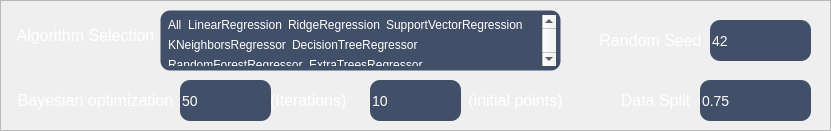
      <widget class="QFrame" name="frame_3">
       <property name="geometry">
        <rect>
         <x>20</x>
         <y>80</y>
         <width>831</width>
         <height>131</height>
        </rect>
       </property>
       <property name="styleSheet">
        <string notr="true">QFrame#frame_3 {
    background-color: #232936;
    border: 0px solid #4268a8;
    border-radius: 18px;
}</string>
       </property>
       <property name="frameShape">
        <enum>QFrame::Shape::StyledPanel</enum>
       </property>
       <property name="frameShadow">
        <enum>QFrame::Shadow::Raised</enum>
       </property>
       <widget class="QLabel" name="label_9">
        <property name="geometry">
         <rect>
          <x>0</x>
          <y>10</y>
          <width>171</width>
          <height>51</height>
         </rect>
        </property>
        <property name="font">
         <font>
          <family>Arial</family>
         </font>
        </property>
        <property name="styleSheet">
         <string notr="true">background:transparent;</string>
        </property>
        <property name="text">
         <string>&lt;html&gt;&lt;head/&gt;&lt;body&gt;&lt;p align=&quot;center&quot;&gt;&lt;span style=&quot; font-size:12pt; color:#ffffff;&quot;&gt;Algorithm Selection&lt;/span&gt;&lt;/p&gt;&lt;/body&gt;&lt;/html&gt;</string>
        </property>
       </widget>
       <widget class="QLabel" name="label_10">
        <property name="geometry">
         <rect>
          <x>0</x>
          <y>80</y>
          <width>191</width>
          <height>41</height>
         </rect>
        </property>
        <property name="font">
         <font>
          <family>Arial</family>
         </font>
        </property>
        <property name="styleSheet">
         <string notr="true">background:transparent;</string>
        </property>
        <property name="text">
         <string>&lt;html&gt;&lt;head/&gt;&lt;body&gt;&lt;p align=&quot;center&quot;&gt;&lt;span style=&quot; font-size:12pt; color:#ffffff;&quot;&gt;Bayesian optimization&lt;/span&gt;&lt;/p&gt;&lt;/body&gt;&lt;/html&gt;</string>
        </property>
       </widget>
       <widget class="QSpinBox" name="spn_ml_iterations">
        <property name="geometry">
         <rect>
          <x>180</x>
          <y>80</y>
          <width>91</width>
          <height>41</height>
         </rect>
        </property>
        <property name="styleSheet">
         <string notr="true">QSpinBox,
QDoubleSpinBox
{
	font: 12pt &quot;Arial&quot;;
    background-color: rgba(66, 79, 104, 1);
border: 0px solid #e2e4e8;
border-radius:10px;
font-size:14px;
color:;
	color: rgb(255, 255, 255);
padding-right:0px;
}
QSpinBox::up-button,
QDoubleSpinBox::up-button
{
subcontrol-origin: border;
subcontrol-position: top right;
border-radius:10px;
width: 25px;
height: 20px;
}

QSpinBox::down-button,
QDoubleSpinBox::down-button
{
subcontrol-origin: border;
subcontrol-position: bottom right;
border-radius:10px;
width: 25px;
height: 20px;
}

QSpinBox:hover,
QDoubleSpinBox:hover
{
	background-color: rgb(74, 88, 115); 
	border: 1px solid #3478e8;
}

QSpinBox:focus,
QDoubleSpinBox:focus
{
border:1px solid #3478e8;
}
QSpinBox:disabled,
QDoubleSpinBox:disabled
{
background-color:#f6f7f9;
color:#9498a0;
}

QSpinBox::up-arrow,
QDoubleSpinBox::up-arrow
{
image:url(:/icons/up_arrow.svg);
width:18px;
height:18px;

}

QSpinBox::down-arrow,
QDoubleSpinBox::down-arrow
{
image:url(:/icons/down_arrow.svg);
width:18px;
height:18px;
}

QSpinBox::up-button:hover,
QDoubleSpinBox::up-button:hover
{
background-color:rgb(37, 52, 81);
border-radius:10px;

}
QSpinBox::up-button:pressed,
QDoubleSpinBox::up-button:pressed
{
background-color:rgb(204, 204, 204);
border-radius:10px;

}
QSpinBox::up-button:disabled,
QDoubleSpinBox::up-button:disabled
{
background-color:transparent;
border-radius:10px;

}

QSpinBox::down-button:hover,
QDoubleSpinBox::down-button:hover
{
background-color:rgb(37, 52, 81);
border-radius:10px;

}
QSpinBox::down-button:pressed,
QDoubleSpinBox::down-button:pressed
{
background-color:rgb(204, 204, 204);
border-radius:10px;

}
QSpinBox::down-button:disabled,
QDoubleSpinBox::down-button:disabled
{
background-color:transparent;
border-radius:10px;

}
</string>
        </property>
        <property name="value">
         <number>50</number>
        </property>
       </widget>
       <widget class="QLabel" name="label_11">
        <property name="geometry">
         <rect>
          <x>270</x>
          <y>80</y>
          <width>81</width>
          <height>41</height>
         </rect>
        </property>
        <property name="font">
         <font>
          <family>Arial</family>
         </font>
        </property>
        <property name="styleSheet">
         <string notr="true">background:transparent;</string>
        </property>
        <property name="text">
         <string>&lt;html&gt;&lt;head/&gt;&lt;body&gt;&lt;p&gt;&lt;span style=&quot; font-size:12pt; color:#ffffff;&quot;&gt;(Iterations)&lt;/span&gt;&lt;/p&gt;&lt;/body&gt;&lt;/html&gt;</string>
        </property>
       </widget>
       <widget class="QLabel" name="label_12">
        <property name="geometry">
         <rect>
          <x>460</x>
          <y>80</y>
          <width>111</width>
          <height>41</height>
         </rect>
        </property>
        <property name="font">
         <font>
          <family>Arial</family>
         </font>
        </property>
        <property name="styleSheet">
         <string notr="true">background:transparent;</string>
        </property>
        <property name="text">
         <string>&lt;html&gt;&lt;head/&gt;&lt;body&gt;&lt;p align=&quot;center&quot;&gt;&lt;span style=&quot; font-size:12pt; color:#ffffff;&quot;&gt;(initial points)&lt;/span&gt;&lt;/p&gt;&lt;/body&gt;&lt;/html&gt;</string>
        </property>
       </widget>
       <widget class="QListWidget" name="lst_ml_algorithms">
        <property name="geometry">
         <rect>
          <x>160</x>
          <y>10</y>
          <width>401</width>
          <height>61</height>
         </rect>
        </property>
        <property name="sizePolicy">
         <sizepolicy hsizetype="Expanding" vsizetype="Fixed">
          <horstretch>0</horstretch>
          <verstretch>0</verstretch>
         </sizepolicy>
        </property>
        <property name="layoutDirection">
         <enum>Qt::LayoutDirection::LeftToRight</enum>
        </property>
        <property name="autoFillBackground">
         <bool>false</bool>
        </property>
        <property name="styleSheet">
         <string notr="true">QListWidget
{
	font: 12pt &quot;Arial&quot;;
	font-size: 12px;
	background-color: rgba(66, 79, 104, 1);
	border: 1px solid transparent;
	border-radius: 10px;
	color: rgb(255, 255, 255);
    padding: 4px;                    
	outline: none;                    
	selection-background-color: transparent; 
	selection-color: rgb(255, 255, 255);
}

QListWidget:hover
{
	border: 1px solid #3478e8;
}

QListWidget:focus
{
	border: 1px solid #3478e8;
}

QListWidget:disabled
{
	background-color: #f6f7f9;
	color: #9498a0;
	border: 1px solid transparent;
}

QListWidget::item
{
	background-color: transparent;
	color: rgb(255, 255, 255);
	border-radius: 6px;              
	padding: 0px 0px;
	margin: 0px 0px;
	min-height: 20px;
}

QListWidget::item:hover
{
	background-color: rgb(37, 52, 81);  
}

QListWidget::item:disabled
{
	color: #9498a0;
}

QListWidget::indicator
{
	width: 16px;
	height: 16px;
	border: 1px solid rgb(120, 138, 172);
	border-radius: 4px;
	background-color: rgba(66, 79, 104, 1);
}

QListWidget::indicator:hover
{
	border: 1px solid #3478e8;
	background-color: rgb(74, 88, 115);
}

QListWidget::indicator:checked
{
	border: 1px solid #3478e8;
	image: url(:/icons/check.svg);    
}

QListWidget::indicator:checked:hover
{
	background-color: #2d6ad4;
	border: 1px solid #2d6ad4;
}

QListWidget::indicator:checked:pressed
{
	background-color: #2159bd;
	border: 1px solid #2159bd;
}

QListWidget::indicator:disabled
{
	background-color: #f6f7f9;
	border: 1px solid #d0d3d8;
}

QListWidget QScrollBar:vertical {
    width: 10px;
    background: rgba(35, 41, 54, 0.35);
    border-radius: 4px;
    margin: 2px 0px;
}
QListWidget QScrollBar::handle:vertical {
    background: rgba(150, 165, 190, 0.55);
    border-radius: 4px;
    min-height: 28px;
    margin: 1px;
}
QListWidget QScrollBar::handle:vertical:hover {
    background: rgba(120, 170, 230, 0.85);
}
QListWidget QScrollBar::handle:vertical:pressed {
    background: rgba(70, 130, 210, 1.0);
}
QListWidget QScrollBar::sub-line:vertical,
QListWidget QScrollBar::add-line:vertical {
    height: 0px;
    background: none;
}
QListWidget QScrollBar::sub-page:vertical,
QListWidget QScrollBar::add-page:vertical {
    background: none;
}

QListWidget QScrollBar:horizontal {
    height: 10px;
    background: rgba(35, 41, 54, 0.35);
    border-radius: 4px;
    margin: 0px 2px;
}
QListWidget QScrollBar::handle:horizontal {
    background: rgba(150, 165, 190, 0.55);
    border-radius: 4px;
    min-width: 28px;
    margin: 1px;
}
QListWidget QScrollBar::handle:horizontal:hover {
    background: rgba(120, 170, 230, 0.85);
}
QListWidget QScrollBar::handle:horizontal:pressed {
    background: rgba(70, 130, 210, 1.0);
}
QListWidget QScrollBar::sub-line:horizontal,
QListWidget QScrollBar::add-line:horizontal {
    width: 0px;
    background: none;
}
QListWidget QScrollBar::sub-page:horizontal,
QListWidget QScrollBar::add-page:horizontal {
    background: none;
}</string>
        </property>
        <property name="sizeAdjustPolicy">
         <enum>QAbstractScrollArea::SizeAdjustPolicy::AdjustToContents</enum>
        </property>
        <property name="autoScrollMargin">
         <number>0</number>
        </property>
        <property name="selectionBehavior">
         <enum>QAbstractItemView::SelectionBehavior::SelectItems</enum>
        </property>
        <property name="movement">
         <enum>QListView::Movement::Static</enum>
        </property>
        <property name="flow">
         <enum>QListView::Flow::LeftToRight</enum>
        </property>
        <property name="isWrapping" stdset="0">
         <bool>true</bool>
        </property>
        <property name="resizeMode">
         <enum>QListView::ResizeMode::Adjust</enum>
        </property>
        <property name="layoutMode">
         <enum>QListView::LayoutMode::SinglePass</enum>
        </property>
        <property name="spacing">
         <number>0</number>
        </property>
        <property name="viewMode">
         <enum>QListView::ViewMode::ListMode</enum>
        </property>
        <property name="modelColumn">
         <number>0</number>
        </property>
        <property name="uniformItemSizes">
         <bool>false</bool>
        </property>
        <property name="batchSize">
         <number>100</number>
        </property>
        <property name="itemAlignment">
         <set>Qt::AlignmentFlag::AlignCenter</set>
        </property>
        <item>
         <property name="text">
          <string>All</string>
         </property>
         <property name="foreground">
          <brush brushstyle="NoBrush">
           <color alpha="255">
            <red>255</red>
            <green>255</green>
            <blue>255</blue>
           </color>
          </brush>
         </property>
         <property name="checkState">
          <enum>Unchecked</enum>
         </property>
        </item>
        <item>
         <property name="text">
          <string>LinearRegression</string>
         </property>
         <property name="checkState">
          <enum>Unchecked</enum>
         </property>
        </item>
        <item>
         <property name="text">
          <string>RidgeRegression</string>
         </property>
         <property name="checkState">
          <enum>Unchecked</enum>
         </property>
        </item>
        <item>
         <property name="text">
          <string>SupportVectorRegression</string>
         </property>
         <property name="checkState">
          <enum>Unchecked</enum>
         </property>
        </item>
        <item>
         <property name="text">
          <string>KNeighborsRegressor</string>
         </property>
         <property name="checkState">
          <enum>Unchecked</enum>
         </property>
        </item>
        <item>
         <property name="text">
          <string>DecisionTreeRegressor</string>
         </property>
         <property name="checkState">
          <enum>Unchecked</enum>
         </property>
        </item>
        <item>
         <property name="text">
          <string>RandomForestRegressor</string>
         </property>
         <property name="checkState">
          <enum>Unchecked</enum>
         </property>
        </item>
        <item>
         <property name="text">
          <string>ExtraTreesRegressor</string>
         </property>
         <property name="checkState">
          <enum>Unchecked</enum>
         </property>
        </item>
        <item>
         <property name="text">
          <string>GradientBoostingRegressor</string>
         </property>
         <property name="checkState">
          <enum>Unchecked</enum>
         </property>
        </item>
        <item>
         <property name="text">
          <string>AdaBoostRegressor</string>
         </property>
         <property name="checkState">
          <enum>Unchecked</enum>
         </property>
        </item>
        <item>
         <property name="text">
          <string>XGBRegressor</string>
         </property>
         <property name="checkState">
          <enum>Unchecked</enum>
         </property>
        </item>
        <item>
         <property name="text">
          <string>LGBMRegressor</string>
         </property>
         <property name="checkState">
          <enum>Unchecked</enum>
         </property>
        </item>
        <item>
         <property name="text">
          <string>CatBoostRegressor</string>
         </property>
         <property name="checkState">
          <enum>Unchecked</enum>
         </property>
        </item>
       </widget>
       <widget class="QSpinBox" name="spn_ml_init_points">
        <property name="geometry">
         <rect>
          <x>370</x>
          <y>80</y>
          <width>91</width>
          <height>41</height>
         </rect>
        </property>
        <property name="styleSheet">
         <string notr="true">QSpinBox,
QDoubleSpinBox
{
	font: 12pt &quot;Arial&quot;;
    background-color: rgba(66, 79, 104, 1);
border: 0px solid #e2e4e8;
border-radius:10px;
font-size:14px;
color:;
	color: rgb(255, 255, 255);
padding-right:0px;
}
QSpinBox::up-button,
QDoubleSpinBox::up-button
{
subcontrol-origin: border;
subcontrol-position: top right;
border-radius:10px;
width: 25px;
height: 20px;
}

QSpinBox::down-button,
QDoubleSpinBox::down-button
{
subcontrol-origin: border;
subcontrol-position: bottom right;
border-radius:10px;
width: 25px;
height: 20px;
}

QSpinBox:hover,
QDoubleSpinBox:hover
{
	background-color: rgb(74, 88, 115);   
	border: 1px solid #3478e8;
}

QSpinBox:focus,
QDoubleSpinBox:focus
{
border:1px solid #3478e8;
}
QSpinBox:disabled,
QDoubleSpinBox:disabled
{
background-color:#f6f7f9;
color:#9498a0;
}

QSpinBox::up-arrow,
QDoubleSpinBox::up-arrow
{
image:url(:/icons/up_arrow.svg);
width:18px;
height:18px;

}

QSpinBox::down-arrow,
QDoubleSpinBox::down-arrow
{
image:url(:/icons/down_arrow.svg);
width:18px;
height:18px;
}

QSpinBox::up-button:hover,
QDoubleSpinBox::up-button:hover
{
background-color:rgb(37, 52, 81);
border-radius:10px;

}
QSpinBox::up-button:pressed,
QDoubleSpinBox::up-button:pressed
{
background-color:rgb(204, 204, 204);
border-radius:10px;

}
QSpinBox::up-button:disabled,
QDoubleSpinBox::up-button:disabled
{
background-color:transparent;
border-radius:10px;

}

QSpinBox::down-button:hover,
QDoubleSpinBox::down-button:hover
{
background-color:rgb(37, 52, 81);
border-radius:10px;

}
QSpinBox::down-button:pressed,
QDoubleSpinBox::down-button:pressed
{
background-color:rgb(204, 204, 204);
border-radius:10px;

}
QSpinBox::down-button:disabled,
QDoubleSpinBox::down-button:disabled
{
background-color:transparent;
border-radius:10px;

}
</string>
        </property>
        <property name="value">
         <number>10</number>
        </property>
       </widget>
       <widget class="QLabel" name="label_16">
        <property name="geometry">
         <rect>
          <x>590</x>
          <y>20</y>
          <width>121</width>
          <height>41</height>
         </rect>
        </property>
        <property name="font">
         <font>
          <family>Arial</family>
          <pointsize>9</pointsize>
         </font>
        </property>
        <property name="styleSheet">
         <string notr="true">background:transparent;</string>
        </property>
        <property name="text">
         <string>&lt;html&gt;&lt;head/&gt;&lt;body&gt;&lt;p align=&quot;center&quot;&gt;&lt;span style=&quot; font-size:12pt; color:#ffffff;&quot;&gt;Random Seed&lt;/span&gt;&lt;/p&gt;&lt;/body&gt;&lt;/html&gt;</string>
        </property>
       </widget>
       <widget class="QSpinBox" name="spn_ml_seed">
        <property name="geometry">
         <rect>
          <x>710</x>
          <y>20</y>
          <width>101</width>
          <height>41</height>
         </rect>
        </property>
        <property name="styleSheet">
         <string notr="true">QSpinBox,
QDoubleSpinBox
{
	font: 12pt &quot;Arial&quot;;
    background-color: rgba(66, 79, 104, 1);
border: 0px solid #e2e4e8;
border-radius:10px;
font-size:14px;
color:;
	color: rgb(255, 255, 255);
padding-right:0px;
}
QSpinBox::up-button,
QDoubleSpinBox::up-button
{
subcontrol-origin: border;
subcontrol-position: top right;
border-radius:10px;
width: 25px;
height: 20px;
}

QSpinBox::down-button,
QDoubleSpinBox::down-button
{
subcontrol-origin: border;
subcontrol-position: bottom right;
border-radius:10px;
width: 25px;
height: 20px;
}

QSpinBox:hover,
QDoubleSpinBox:hover
{
	background-color: rgb(74, 88, 115);  
	border: 1px solid #3478e8;
}

QSpinBox:focus,
QDoubleSpinBox:focus
{
border:1px solid #3478e8;
}
QSpinBox:disabled,
QDoubleSpinBox:disabled
{
background-color:#f6f7f9;
color:#9498a0;
}

QSpinBox::up-arrow,
QDoubleSpinBox::up-arrow
{
image:url(:/icons/up_arrow.svg);
width:18px;
height:18px;

}

QSpinBox::down-arrow,
QDoubleSpinBox::down-arrow
{
image:url(:/icons/down_arrow.svg);
width:18px;
height:18px;
}

QSpinBox::up-button:hover,
QDoubleSpinBox::up-button:hover
{
background-color:rgb(37, 52, 81);
border-radius:10px;

}
QSpinBox::up-button:pressed,
QDoubleSpinBox::up-button:pressed
{
background-color:rgb(204, 204, 204);
border-radius:10px;

}
QSpinBox::up-button:disabled,
QDoubleSpinBox::up-button:disabled
{
background-color:transparent;
border-radius:10px;

}

QSpinBox::down-button:hover,
QDoubleSpinBox::down-button:hover
{
background-color:rgb(37, 52, 81);
border-radius:10px;

}
QSpinBox::down-button:pressed,
QDoubleSpinBox::down-button:pressed
{
background-color:rgb(204, 204, 204);
border-radius:10px;

}
QSpinBox::down-button:disabled,
QDoubleSpinBox::down-button:disabled
{
background-color:transparent;
border-radius:10px;

}
</string>
        </property>
        <property name="value">
         <number>42</number>
        </property>
       </widget>
       <widget class="QLabel" name="label_46">
        <property name="geometry">
         <rect>
          <x>610</x>
          <y>80</y>
          <width>91</width>
          <height>41</height>
         </rect>
        </property>
        <property name="font">
         <font>
          <family>Arial</family>
         </font>
        </property>
        <property name="styleSheet">
         <string notr="true">background:transparent;</string>
        </property>
        <property name="text">
         <string>&lt;html&gt;&lt;head/&gt;&lt;body&gt;&lt;p align=&quot;center&quot;&gt;&lt;span style=&quot; font-size:12pt; color:#ffffff;&quot;&gt;Data Split&lt;/span&gt;&lt;/p&gt;&lt;/body&gt;&lt;/html&gt;</string>
        </property>
       </widget>
       <widget class="QDoubleSpinBox" name="dsp_ml_split">
        <property name="geometry">
         <rect>
          <x>700</x>
          <y>80</y>
          <width>111</width>
          <height>41</height>
         </rect>
        </property>
        <property name="styleSheet">
         <string notr="true">QSpinBox,
QDoubleSpinBox
{
	font: 12pt &quot;Arial&quot;;
    background-color: rgba(66, 79, 104, 1);
border: 0px solid #e2e4e8;
border-radius:10px;
font-size:14px;
color:;
	color: rgb(255, 255, 255);
padding-right:0px;
}
QSpinBox::up-button,
QDoubleSpinBox::up-button
{
subcontrol-origin: border;
subcontrol-position: top right;
border-radius:10px;
width: 25px;
height: 20px;
}

QSpinBox::down-button,
QDoubleSpinBox::down-button
{
subcontrol-origin: border;
subcontrol-position: bottom right;
border-radius:10px;
width: 25px;
height: 20px;
}

QSpinBox:hover,
QDoubleSpinBox:hover
{
	background-color: rgb(74, 88, 115);   
	border: 1px solid #3478e8;
}

QSpinBox:focus,
QDoubleSpinBox:focus
{
border:1px solid #3478e8;
}
QSpinBox:disabled,
QDoubleSpinBox:disabled
{
background-color:#f6f7f9;
color:#9498a0;
}

QSpinBox::up-arrow,
QDoubleSpinBox::up-arrow
{
image:url(:/icons/up_arrow.svg);
width:18px;
height:18px;

}

QSpinBox::down-arrow,
QDoubleSpinBox::down-arrow
{
image:url(:/icons/down_arrow.svg);
width:18px;
height:18px;
}

QSpinBox::up-button:hover,
QDoubleSpinBox::up-button:hover
{
background-color:rgb(37, 52, 81);
border-radius:10px;

}
QSpinBox::up-button:pressed,
QDoubleSpinBox::up-button:pressed
{
background-color:rgb(204, 204, 204);
border-radius:10px;

}
QSpinBox::up-button:disabled,
QDoubleSpinBox::up-button:disabled
{
background-color:transparent;
border-radius:10px;

}

QSpinBox::down-button:hover,
QDoubleSpinBox::down-button:hover
{
background-color:rgb(37, 52, 81);
border-radius:10px;

}
QSpinBox::down-button:pressed,
QDoubleSpinBox::down-button:pressed
{
background-color:rgb(204, 204, 204);
border-radius:10px;

}
QSpinBox::down-button:disabled,
QDoubleSpinBox::down-button:disabled
{
background-color:transparent;
border-radius:10px;

}
</string>
        </property>
        <property name="singleStep">
         <double>0.050000000000000</double>
        </property>
        <property name="value">
         <double>0.750000000000000</double>
        </property>
       </widget>
      </widget>
